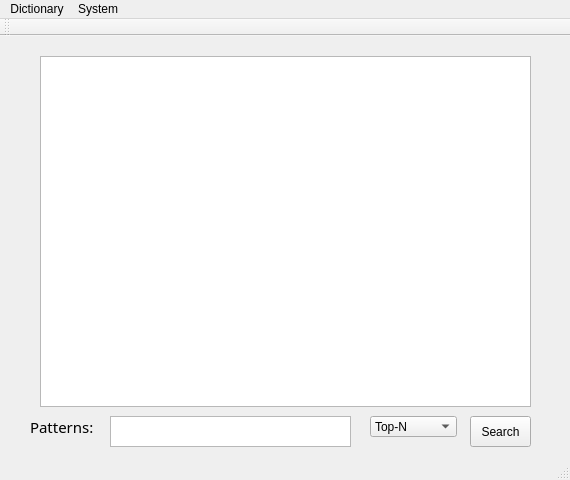
<?xml version="1.0" encoding="UTF-8"?>
<ui version="4.0">
 <class>MainWindow</class>
 <widget class="QMainWindow" name="MainWindow">
  <property name="geometry">
   <rect>
    <x>0</x>
    <y>0</y>
    <width>570</width>
    <height>480</height>
   </rect>
  </property>
  <property name="windowTitle">
   <string>MainWindow</string>
  </property>
  <widget class="QWidget" name="centralWidget">
   <widget class="QPushButton" name="pushButton">
    <property name="geometry">
     <rect>
      <x>470</x>
      <y>380</y>
      <width>61</width>
      <height>31</height>
     </rect>
    </property>
    <property name="text">
     <string>Search</string>
    </property>
   </widget>
   <widget class="QLabel" name="label">
    <property name="geometry">
     <rect>
      <x>30</x>
      <y>370</y>
      <width>71</width>
      <height>41</height>
     </rect>
    </property>
    <property name="font">
     <font>
      <family>Malgun Gothic Semilight</family>
      <pointsize>11</pointsize>
     </font>
    </property>
    <property name="text">
     <string>Patterns:</string>
    </property>
   </widget>
   <widget class="QTableView" name="tableView">
    <property name="geometry">
     <rect>
      <x>40</x>
      <y>20</y>
      <width>491</width>
      <height>351</height>
     </rect>
    </property>
   </widget>
   <widget class="QTextEdit" name="textEdit">
    <property name="geometry">
     <rect>
      <x>110</x>
      <y>380</y>
      <width>241</width>
      <height>31</height>
     </rect>
    </property>
   </widget>
   <widget class="QComboBox" name="comboBox">
    <property name="geometry">
     <rect>
      <x>370</x>
      <y>380</y>
      <width>87</width>
      <height>21</height>
     </rect>
    </property>
    <item>
     <property name="text">
      <string>Top-N</string>
     </property>
    </item>
    <item>
     <property name="text">
      <string>5</string>
     </property>
    </item>
    <item>
     <property name="text">
      <string>10</string>
     </property>
    </item>
    <item>
     <property name="text">
      <string>15</string>
     </property>
    </item>
    <item>
     <property name="text">
      <string>20</string>
     </property>
    </item>
    <item>
     <property name="text">
      <string>25</string>
     </property>
    </item>
    <item>
     <property name="text">
      <string>30</string>
     </property>
    </item>
    <item>
     <property name="text">
      <string>custom</string>
     </property>
    </item>
   </widget>
  </widget>
  <widget class="QToolBar" name="mainToolBar">
   <attribute name="toolBarArea">
    <enum>TopToolBarArea</enum>
   </attribute>
   <attribute name="toolBarBreak">
    <bool>false</bool>
   </attribute>
  </widget>
  <widget class="QStatusBar" name="statusBar"/>
  <widget class="QMenuBar" name="menuBar">
   <property name="geometry">
    <rect>
     <x>0</x>
     <y>0</y>
     <width>570</width>
     <height>26</height>
    </rect>
   </property>
   <widget class="QMenu" name="menuFile">
    <property name="title">
     <string>Dictionary</string>
    </property>
    <widget class="QMenu" name="menuGenerate_New_Dict">
     <property name="title">
      <string>Generate New Dict</string>
     </property>
     <addaction name="actionImport_TXT_file"/>
     <addaction name="actionImport_CSV_File"/>
    </widget>
    <addaction name="actionOpen"/>
    <addaction name="separator"/>
    <addaction name="menuGenerate_New_Dict"/>
    <addaction name="separator"/>
   </widget>
   <widget class="QMenu" name="menuSystem">
    <property name="title">
     <string>System</string>
    </property>
    <addaction name="actionExit"/>
   </widget>
   <addaction name="menuFile"/>
   <addaction name="menuSystem"/>
  </widget>
  <action name="actionOpen">
   <property name="text">
    <string>Open CSV Dict</string>
   </property>
  </action>
  <action name="actionExit">
   <property name="text">
    <string>Exit</string>
   </property>
  </action>
  <action name="actionImport_TXT_file">
   <property name="text">
    <string>Import TXT File</string>
   </property>
  </action>
  <action name="actionImport_CSV_File">
   <property name="text">
    <string>Import CSV File</string>
   </property>
  </action>
 </widget>
 <layoutdefault spacing="6" margin="11"/>
 <resources/>
 <connections/>
</ui>
